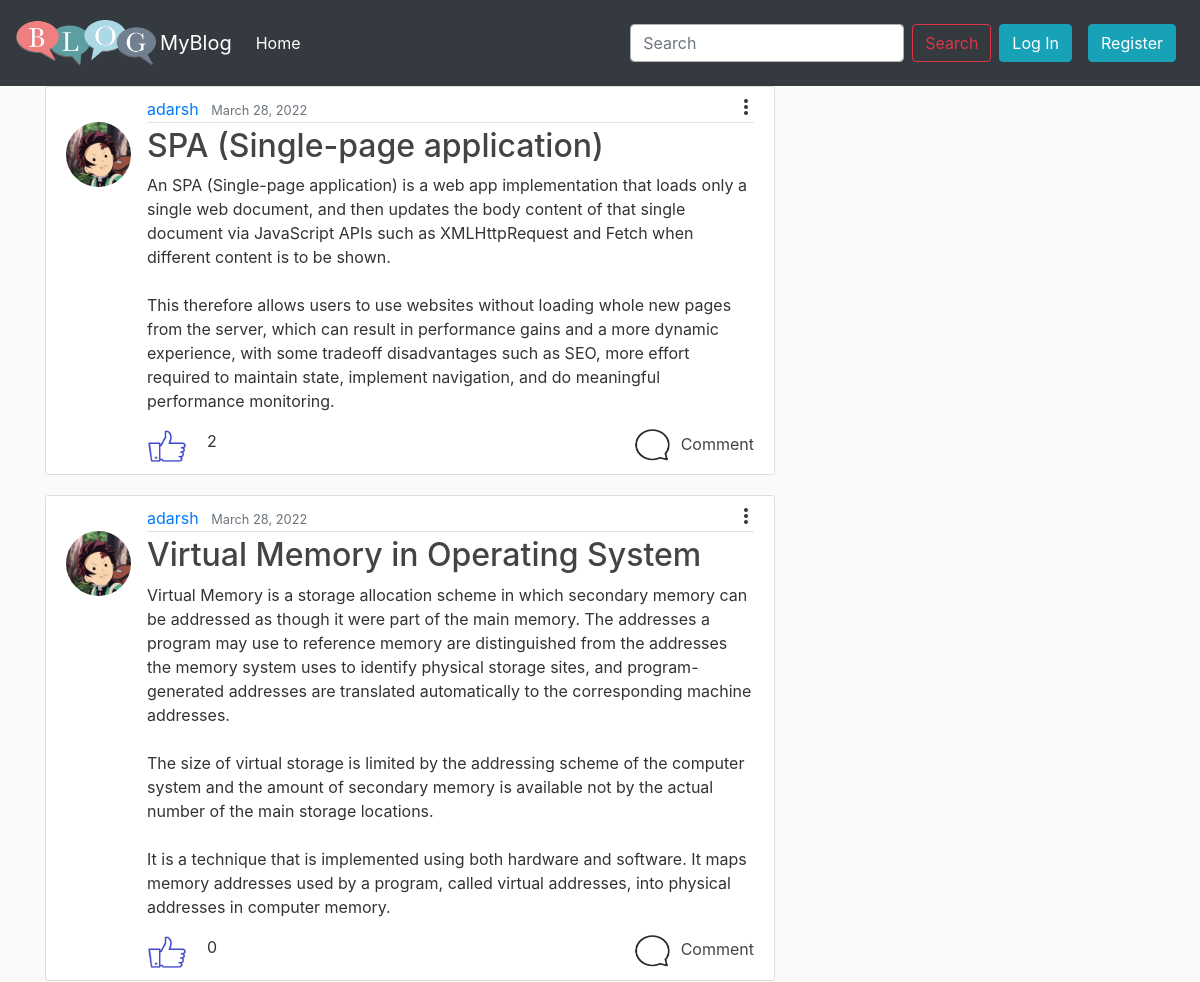
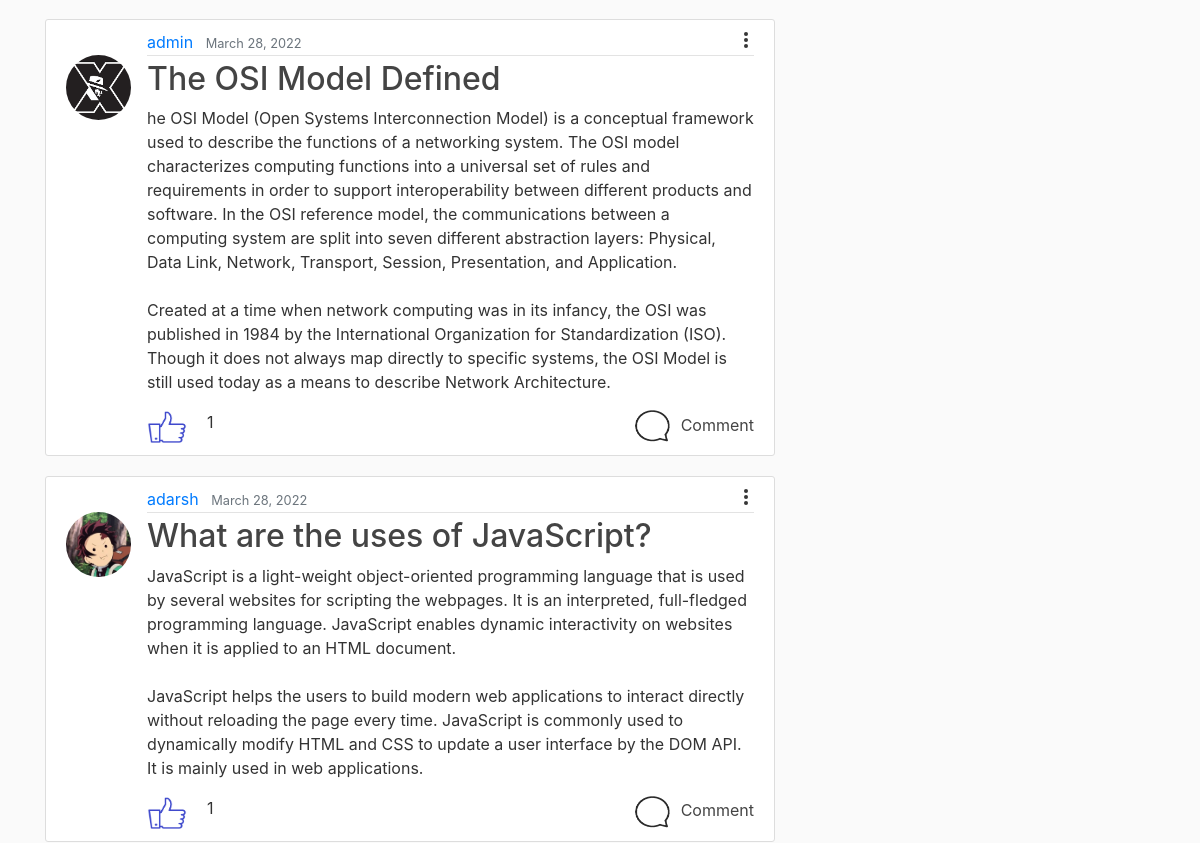
Before: / (upper part) with the older database file (2 pictures, top to bottom).
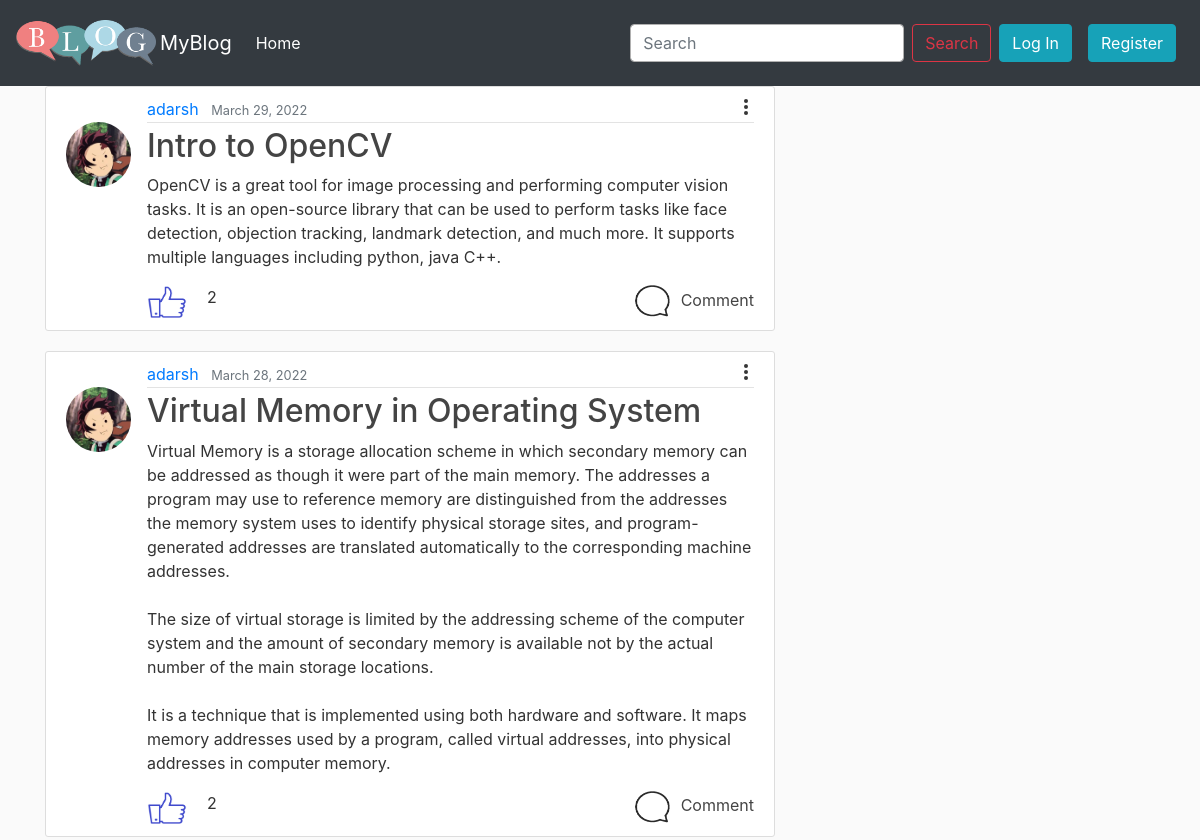
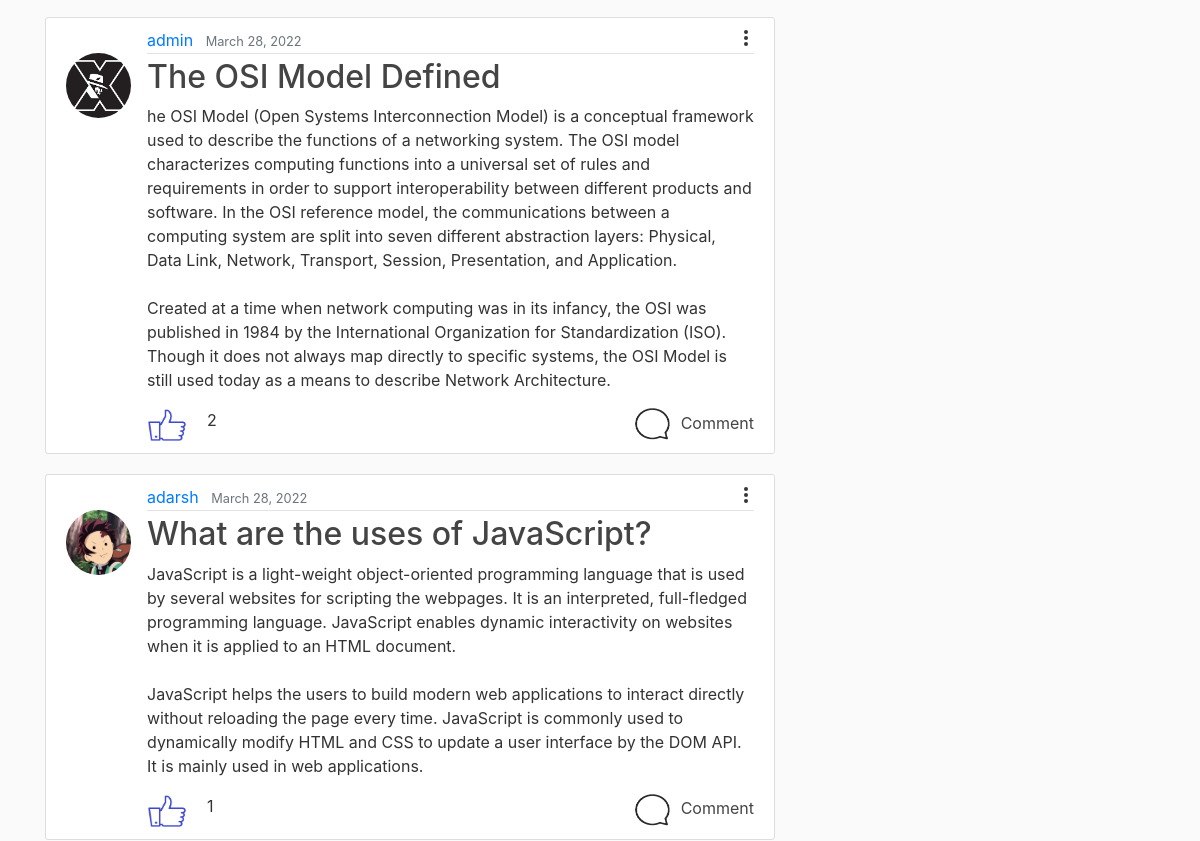
After: the same page with the newer database file (2 pictures, top to bottom).
### blog/models.py (models this page shows, shortened)
class Post(models.Model):
    title = models.CharField(max_length=100)
    content = models.TextField()
    date_posted = models.DateTimeField(default=timezone.now)
    author = models.ForeignKey(User,on_delete=models.CASCADE)
    likes = models.ManyToManyField(User,related_name='blog_post')

### users/models.py (models this page shows, shortened)
class Profile(models.Model):
    user = models.OneToOneField(User, on_delete=models.CASCADE)
    image = models.ImageField( default='default.png',upload_to='profile_pics')

### blog/views.py (the view)
# urls.py: path('', PostListView.as_view(),name = 'blog-home'),
class PostListView(ListView):
    model  = Post
    template_name = 'blog/home.html'
    context_object_name = 'posts'
    ordering = ['-date_posted']
    paginate_by = 5

### templates/blog/home.html (shortened to what this page needs)
{% extends "blog/base.html" %}
{% block active_home %}active{% endblock %}
{% block content %}
{%for post in posts%}
<article class="media content-section">
  <img class="rounded-circle article-img" src="{{ post.author.profile.image.url }}">
  <div class="media-body">
    <div class="article-metadata">
      <a class="mr-2" href="{% url 'user-posts' post.author.username %}">{{ post.author }}</a>
      <small class="text-muted">{{ post.date_posted|date:"F d, Y" }}</small>
      <td>
        <div class="dropout">
          <button class="more">
            <span></span>
            <span></span>
            <span></span>
          </button>
        </div>
      </td>
    </div>
    <h2><a class="article-title" href="{% url 'post-detail' post.id %}">{{ post.title }}</a></h2>
    <p class="article-content">{{ post.content }}</p>
    <div>
      <div style="float: left;padding-right: 20px;">
        {% if request.user.is_authenticated %}
        {% if request.user in post.likes.all %}
        <form action="{% url 'unlike_post' post.pk %}" method="POST">
          {% csrf_token %}
          <button type="submit" name="post_id" value="{{ post.id }}" class="like-button"><img height="35px" width="40px" src="../media/like/liked.png"></button>
        </form>
        {%else%}
        <form action="{% url 'like_post' post.pk %}" method="POST">
          {% csrf_token %}
          <button type="submit" name="post_id" value="{{ post.id }}" class="like-button"><img height="35px" width="40px" src="../media/like/like.png"></button>
        </form>
        {%endif%}
        {% else %}
        <a href="{% url 'login' %}" class="like-button"><img height="35px" width="40px" src="../media/like/like.png"></a>
        {% endif %}
      </div>
      <div style="float: left;"> {{ post.likes.count }} </div>
      <div style="float: right;">
        <a class="article-title" href="{% url 'post-detail' post.id %}"><img height="32px" width="37px"
            style="margin-right: 10px;" src="../media/comment.png">Comment</a>
      </div>
    </div>
  </div>
</article>
{% endfor %}
{% endblock %}

Changed rows visible on the page:
removed Post: author.profile.image (picture), author "adarsh", date_posted "March 28, 2022", title "SPA (Single-page application)", content "An SPA (Single-page application) is a web app implementation that loads only a single web document, and then updates the body content of that single document via JavaScript APIs such as XMLHttpRequest and Fetch when different content is to be shown. This therefore allows users to use websites without loading whole new pages from the server, which can result in performance gains and a more dynamic experience, with some tradeoff disadvantages such as SEO, more effort required to maintain state, implement navigation, and do meaningful performance monitoring.", likes.count "2"
added Post: author.profile.image (picture), author "adarsh", date_posted "March 29, 2022", title "Intro to OpenCV", content "OpenCV is a great tool for image processing and performing computer vision tasks. It is an open-source library that can be used to perform tasks like face detection, objection tracking, landmark detection, and much more. It supports multiple languages including python, java C++.", likes.count "2"
computed for Post "Virtual Memory in Operating System": likes.count "0" → "2"
computed for Post "The OSI Model Defined": likes.count "1" → "2"
